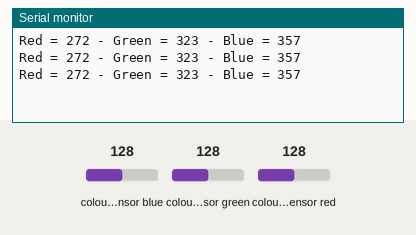
Bench run of a sketch on a simulated Arduino Uno, built with avr-gcc and run on an emulated ATmega328P. Parts: the last lines printed to the serial monitor. Wiring (inferred from the names in the program): TCS3200 colour sensor: output pin 8; S2 pin 6; S3 pin 7; S0 pin 4; S1 pin 5. The inputs (shaded band) are chosen by the test bench; at power-on: colour sensor blue 128, colour sensor green 128, colour sensor red 128.

Above: at 1.2 s.
1.3 s: colour sensor blue set to 5
At 1.71 s:
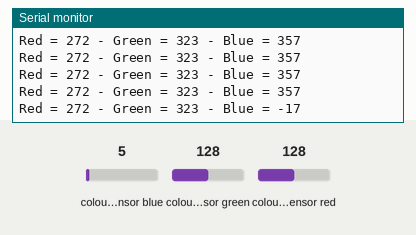
2.8 s: colour sensor green set to 5
At 2.92 s:
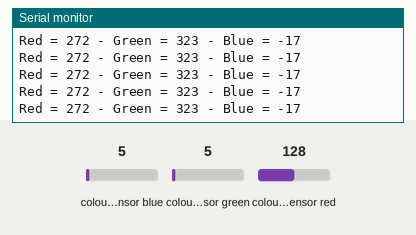
4.3 s: colour sensor red set to 5
At 4.43 s:
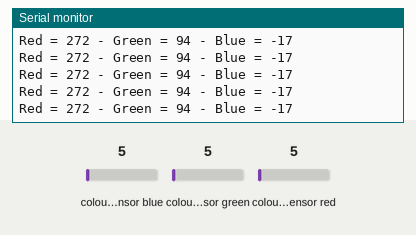

Measured:
- after the input at 1.3 s, the serial monitor: prints a new line after 0.21 s (image 1)

The sketch:

main.ino
```cpp
/*
  RGB Color Sensor Demonstration
  rgb-color-sensor-demo.ino
  Read RGB values from Color Sensor
  Must use calibration values from Color Sensor Calibration Sketch

  DroneBot Workshop 2020
  https://dronebotworkshop.com
*/

// Define color sensor pins

#define S0 4
#define S1 5
#define S2 6
#define S3 7
#define sensorOut 8

// Calibration Values
// Get these from Calibration Sketch

// Calibration Values

int redMin = 52;
int greenMin = 89;
int blueMin = 85;

int redMax = 241;
int greenMax = 275;
int blueMax = 199;

// Variables for Color Pulse Width Measurements

int redPW = 0;
int greenPW = 0;
int bluePW = 0;

// Variables for final Color values

int redValue;
int greenValue;
int blueValue;

void setup() {

  // Set S0 - S3 as outputs
  pinMode(S0, OUTPUT);
  pinMode(S1, OUTPUT);
  pinMode(S2, OUTPUT);
  pinMode(S3, OUTPUT);

  // Set Sensor output as input
  pinMode(sensorOut, INPUT);

  // Set Frequency scaling to 20%
  digitalWrite(S0,HIGH);
  digitalWrite(S1,LOW);

  // Setup Serial Monitor
  Serial.begin(9600);
}

void loop() {

  // Read Red value
  redPW = getRedPW();
  // Map to value from 0-255
  redValue = map(redPW, redMin,redMax,255,0);
  // Delay to stabilize sensor
  delay(100);

  // Read Green value
  greenPW = getGreenPW();
  // Map to value from 0-255
  greenValue = map(greenPW, greenMin,greenMax,255,0);
  // Delay to stabilize sensor
  delay(100);

  // Read Blue value
  bluePW = getBluePW();
  // Map to value from 0-255
  blueValue = map(bluePW, blueMin,blueMax,255,0);
  // Delay to stabilize sensor
  delay(100);

  // Print output to Serial Monitor
  Serial.print("Red = ");
  Serial.print(redValue);
  Serial.print(" - Green = ");
  Serial.print(greenValue);
  Serial.print(" - Blue = ");
  Serial.println(blueValue);

}


// Function to read Red Pulse Widths
int getRedPW() {

  // Set sensor to read Red only
  digitalWrite(S2,LOW);
  digitalWrite(S3,LOW);
  // Define integer to represent Pulse Width
  int PW;
  // Read the output Pulse Width
  PW = pulseIn(sensorOut, LOW);
  // Return the value
  return PW;

}


// Function to read Green Pulse Widths
int getGreenPW() {

  // Set sensor to read Green only
  digitalWrite(S2,HIGH);
  digitalWrite(S3,HIGH);
  // Define integer to represent Pulse Width
  int PW;
  // Read the output Pulse Width
  PW = pulseIn(sensorOut, LOW);
  // Return the value
  return PW;

}

// Function to read Blue Pulse Widths
int getBluePW() {

  // Set sensor to read Blue only
  digitalWrite(S2,LOW);
  digitalWrite(S3,HIGH);
  // Define integer to represent Pulse Width
  int PW;
  // Read the output Pulse Width
  PW = pulseIn(sensorOut, LOW);
  // Return the value
  return PW;

}
```
